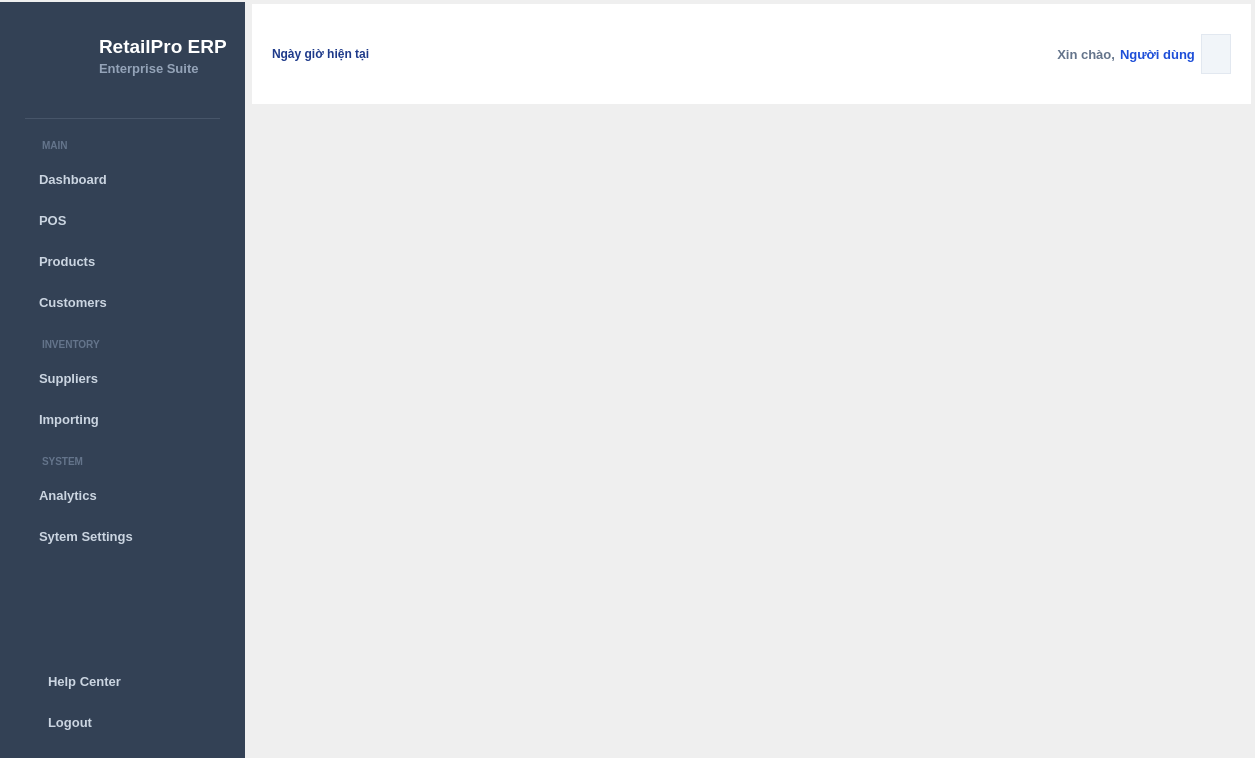
<?xml version="1.0" encoding="UTF-8"?>
<ui version="4.0">
 <class>MainWindow</class>
 <widget class="QMainWindow" name="MainWindow">
  <property name="geometry">
   <rect>
    <x>0</x>
    <y>0</y>
    <width>1255</width>
    <height>758</height>
   </rect>
  </property>
  <property name="windowTitle">
   <string>RetaiPro ERP / Trang chủ</string>
  </property>
  <property name="styleSheet">
   <string notr="true">QFrame#sidebar_frame,
QFrame#frame,
QFrame#frame_3 {
    background-color: #334155;
    border: none;
}

QFrame#sidebar_frame QPushButton {
    background-color: transparent;
    color: #cbd5e1;
    text-align: left;
    padding: 10px 10px 10px 26px;
    border: none;
    border-left: 4px solid transparent;
    font-size: 13px;
    font-weight: bold;
}
QFrame#sidebar_frame QPushButton:hover {
    background-color: #475569;
    color: #ffffff;
    border-left: 4px solid #94a3b8;
}
QFrame#sidebar_frame QPushButton:checked,
QFrame#sidebar_frame QPushButton:checked:hover {
    background-color: #475569;
    color: #ffffff;
    font-weight: bold;
    border-left: 4px solid #3b82f6;
}

QFrame#sidebar_frame QLabel {
    color: #ffffff;
    font-weight: bold;
}
QFrame#sidebar_frame QLabel#lbl_section_main,
QFrame#sidebar_frame QLabel#lbl_section_inventory,
QFrame#sidebar_frame QLabel#lbl_section_system {
    background-color: transparent;
    color: #64748b;
    font-size: 10px;
    font-weight: bold;
    padding: 12px 10px 4px 30px;
}
QFrame#sidebar_frame QFrame#line_header {
    background-color: #475569;
    border: none;
    margin: 8px 16px 2px 16px;
}

QWidget#widget_2 {
    background-color: #ffffff;
}
QLabel#lblDateTime {
    color: #1e3a8a;
    font-size: 12px;
    font-weight: 500;
}
QLabel#lblGreeting {
    color: #64748b;
    font-size: 13px;
    font-weight: 500;
}
QLabel#lblUserName {
    color: #1d4ed8;
    font-size: 13px;
    font-weight: bold;
}
QLabel#lblAvatar {
    background-color: #f1f5f9;
    border: 1px solid #e2e8f0;
    border-radius: 20px;
}

QFrame#sidebar_frame QPushButton:disabled {
    color: #475569;
    background-color: transparent;
    border-left: 4px solid transparent;
}
</string>
  </property>
  <widget class="QWidget" name="centralwidget">
   <layout class="QHBoxLayout" name="horizontalLayout">
    <property name="spacing">
     <number>5</number>
    </property>
    <property name="leftMargin">
     <number>0</number>
    </property>
    <property name="topMargin">
     <number>2</number>
    </property>
    <property name="rightMargin">
     <number>2</number>
    </property>
    <property name="bottomMargin">
     <number>0</number>
    </property>
    <item>
     <widget class="QFrame" name="sidebar_frame">
      <property name="sizePolicy">
       <sizepolicy hsizetype="Fixed" vsizetype="Expanding">
        <horstretch>0</horstretch>
        <verstretch>0</verstretch>
       </sizepolicy>
      </property>
      <property name="maximumSize">
       <size>
        <width>300</width>
        <height>16777215</height>
       </size>
      </property>
      <property name="frameShape">
       <enum>QFrame::Shape::StyledPanel</enum>
      </property>
      <property name="frameShadow">
       <enum>QFrame::Shadow::Raised</enum>
      </property>
      <layout class="QVBoxLayout" name="verticalLayout_2">
       <item>
        <widget class="QFrame" name="frame">
         <property name="minimumSize">
          <size>
           <width>0</width>
           <height>90</height>
          </size>
         </property>
         <property name="frameShape">
          <enum>QFrame::Shape::StyledPanel</enum>
         </property>
         <property name="frameShadow">
          <enum>QFrame::Shadow::Raised</enum>
         </property>
         <layout class="QHBoxLayout" name="horizontalLayout_5">
          <item>
           <widget class="QLabel" name="label_4">
            <property name="minimumSize">
             <size>
              <width>75</width>
              <height>75</height>
             </size>
            </property>
            <property name="maximumSize">
             <size>
              <width>75</width>
              <height>75</height>
             </size>
            </property>
            <property name="text">
             <string/>
            </property>
            <property name="pixmap">
             <pixmap>../../../../Downloads/logo1.png</pixmap>
            </property>
            <property name="scaledContents">
             <bool>true</bool>
            </property>
           </widget>
          </item>
          <item>
           <layout class="QVBoxLayout" name="verticalLayout">
            <property name="spacing">
             <number>0</number>
            </property>
            <property name="sizeConstraint">
             <enum>QLayout::SizeConstraint::SetNoConstraint</enum>
            </property>
            <property name="topMargin">
             <number>14</number>
            </property>
            <property name="bottomMargin">
             <number>14</number>
            </property>
            <item>
             <widget class="QLabel" name="label_2">
              <property name="minimumSize">
               <size>
                <width>0</width>
                <height>20</height>
               </size>
              </property>
              <property name="maximumSize">
               <size>
                <width>140</width>
                <height>20</height>
               </size>
              </property>
              <property name="font">
               <font>
                <pointsize>14</pointsize>
                <bold>true</bold>
               </font>
              </property>
              <property name="text">
               <string>RetailPro ERP</string>
              </property>
             </widget>
            </item>
            <item>
             <widget class="QLabel" name="label_3">
              <property name="minimumSize">
               <size>
                <width>0</width>
                <height>20</height>
               </size>
              </property>
              <property name="maximumSize">
               <size>
                <width>120</width>
                <height>20</height>
               </size>
              </property>
              <property name="font">
               <font>
                <pointsize>10</pointsize>
                <italic>false</italic>
                <fontweight>DemiBold</fontweight>
               </font>
              </property>
              <property name="styleSheet">
               <string notr="true">color: #94a3b8;
font-weight: 600;</string>
              </property>
              <property name="text">
               <string>Enterprise Suite</string>
              </property>
              <property name="alignment">
               <set>Qt::AlignmentFlag::AlignLeading|Qt::AlignmentFlag::AlignLeft|Qt::AlignmentFlag::AlignVCenter</set>
              </property>
             </widget>
            </item>
           </layout>
          </item>
         </layout>
        </widget>
       </item>
       <item>
        <widget class="QFrame" name="line_header">
         <property name="minimumSize">
          <size>
           <width>0</width>
           <height>11</height>
          </size>
         </property>
         <property name="maximumSize">
          <size>
           <width>16777215</width>
           <height>11</height>
          </size>
         </property>
         <property name="frameShape">
          <enum>QFrame::Shape::NoFrame</enum>
         </property>
        </widget>
       </item>
       <item>
        <widget class="QLabel" name="lbl_section_main">
         <property name="text">
          <string>MAIN</string>
         </property>
        </widget>
       </item>
       <item>
        <widget class="QPushButton" name="btn_dashboard">
         <property name="text">
          <string>Dashboard</string>
         </property>
        </widget>
       </item>
       <item>
        <widget class="QPushButton" name="btn_pos">
         <property name="text">
          <string>POS</string>
         </property>
        </widget>
       </item>
       <item>
        <widget class="QPushButton" name="btn_products">
         <property name="text">
          <string>Products</string>
         </property>
        </widget>
       </item>
       <item>
        <widget class="QPushButton" name="btn_customers">
         <property name="text">
          <string>Customers</string>
         </property>
        </widget>
       </item>
       <item>
        <widget class="QLabel" name="lbl_section_inventory">
         <property name="text">
          <string>INVENTORY</string>
         </property>
        </widget>
       </item>
       <item>
        <widget class="QPushButton" name="btn_suppliers">
         <property name="text">
          <string>Suppliers</string>
         </property>
        </widget>
       </item>
       <item>
        <widget class="QPushButton" name="btn_importing">
         <property name="text">
          <string>Importing</string>
         </property>
        </widget>
       </item>
       <item>
        <widget class="QLabel" name="lbl_section_system">
         <property name="text">
          <string>SYSTEM</string>
         </property>
        </widget>
       </item>
       <item>
        <widget class="QPushButton" name="btn_analytics">
         <property name="text">
          <string>Analytics</string>
         </property>
        </widget>
       </item>
       <item>
        <widget class="QPushButton" name="btn_settings">
         <property name="text">
          <string>Sytem Settings</string>
         </property>
        </widget>
       </item>
       <item>
        <spacer name="verticalSpacer">
         <property name="orientation">
          <enum>Qt::Orientation::Vertical</enum>
         </property>
         <property name="sizeHint" stdset="0">
          <size>
           <width>20</width>
           <height>40</height>
          </size>
         </property>
        </spacer>
       </item>
       <item>
        <widget class="QFrame" name="frame_3">
         <property name="frameShape">
          <enum>QFrame::Shape::StyledPanel</enum>
         </property>
         <property name="frameShadow">
          <enum>QFrame::Shadow::Raised</enum>
         </property>
         <layout class="QVBoxLayout" name="verticalLayout_3">
          <item>
           <widget class="QPushButton" name="btn_help">
            <property name="text">
             <string>Help Center</string>
            </property>
           </widget>
          </item>
          <item>
           <widget class="QPushButton" name="btn_logout">
            <property name="text">
             <string>Logout</string>
            </property>
           </widget>
          </item>
         </layout>
        </widget>
       </item>
      </layout>
     </widget>
    </item>
    <item>
     <widget class="QWidget" name="widget" native="true">
      <layout class="QVBoxLayout" name="verticalLayout_4">
       <property name="spacing">
        <number>2</number>
       </property>
       <property name="leftMargin">
        <number>2</number>
       </property>
       <property name="topMargin">
        <number>2</number>
       </property>
       <property name="rightMargin">
        <number>2</number>
       </property>
       <property name="bottomMargin">
        <number>2</number>
       </property>
       <item>
        <widget class="QWidget" name="widget_2" native="true">
         <property name="maximumSize">
          <size>
           <width>16777215</width>
           <height>100</height>
          </size>
         </property>
         <layout class="QHBoxLayout" name="horizontalLayout_2">
          <property name="leftMargin">
           <number>20</number>
          </property>
          <property name="topMargin">
           <number>20</number>
          </property>
          <property name="rightMargin">
           <number>20</number>
          </property>
          <property name="bottomMargin">
           <number>20</number>
          </property>
          <item>
           <widget class="QLabel" name="lblDateTime">
            <property name="text">
             <string>Ngày giờ hiện tại</string>
            </property>
           </widget>
          </item>
          <item>
           <spacer name="horizontalSpacer">
            <property name="orientation">
             <enum>Qt::Orientation::Horizontal</enum>
            </property>
            <property name="sizeHint" stdset="0">
             <size>
              <width>40</width>
              <height>20</height>
             </size>
            </property>
           </spacer>
          </item>
          <item>
           <layout class="QHBoxLayout" name="greetingLayout">
            <property name="spacing">
             <number>5</number>
            </property>
            <item>
             <widget class="QLabel" name="lblGreeting">
              <property name="text">
               <string>Xin chào,</string>
              </property>
              <property name="alignment">
               <set>Qt::AlignmentFlag::AlignRight|Qt::AlignmentFlag::AlignTrailing|Qt::AlignmentFlag::AlignVCenter</set>
              </property>
             </widget>
            </item>
            <item>
             <widget class="QLabel" name="lblUserName">
              <property name="text">
               <string>Người dùng</string>
              </property>
              <property name="alignment">
               <set>Qt::AlignmentFlag::AlignLeading|Qt::AlignmentFlag::AlignLeft|Qt::AlignmentFlag::AlignVCenter</set>
              </property>
             </widget>
            </item>
           </layout>
          </item>
          <item>
           <widget class="QLabel" name="lblAvatar">
            <property name="minimumSize">
             <size>
              <width>30</width>
              <height>30</height>
             </size>
            </property>
            <property name="maximumSize">
             <size>
              <width>40</width>
              <height>40</height>
             </size>
            </property>
            <property name="text">
             <string/>
            </property>
            <property name="scaledContents">
             <bool>false</bool>
            </property>
            <property name="alignment">
             <set>Qt::AlignmentFlag::AlignCenter</set>
            </property>
           </widget>
          </item>
         </layout>
        </widget>
       </item>
       <item>
        <widget class="QWidget" name="widget_3" native="true"/>
       </item>
      </layout>
     </widget>
    </item>
   </layout>
  </widget>
  <widget class="QMenuBar" name="menubar">
   <property name="geometry">
    <rect>
     <x>0</x>
     <y>0</y>
     <width>1255</width>
     <height>33</height>
    </rect>
   </property>
  </widget>
 </widget>
 <resources/>
 <connections/>
</ui>
